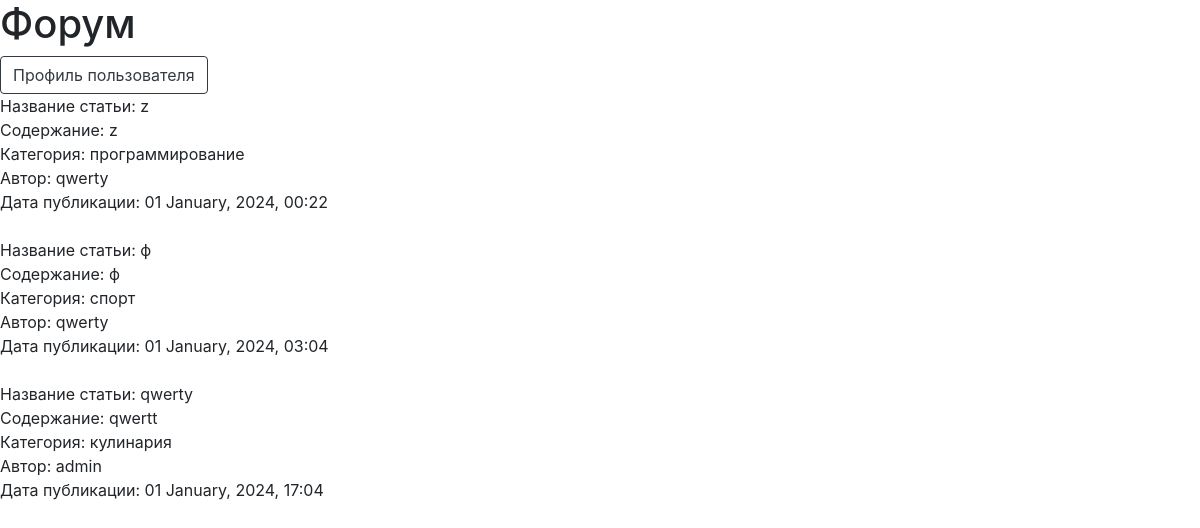
Before: / with the older database file.
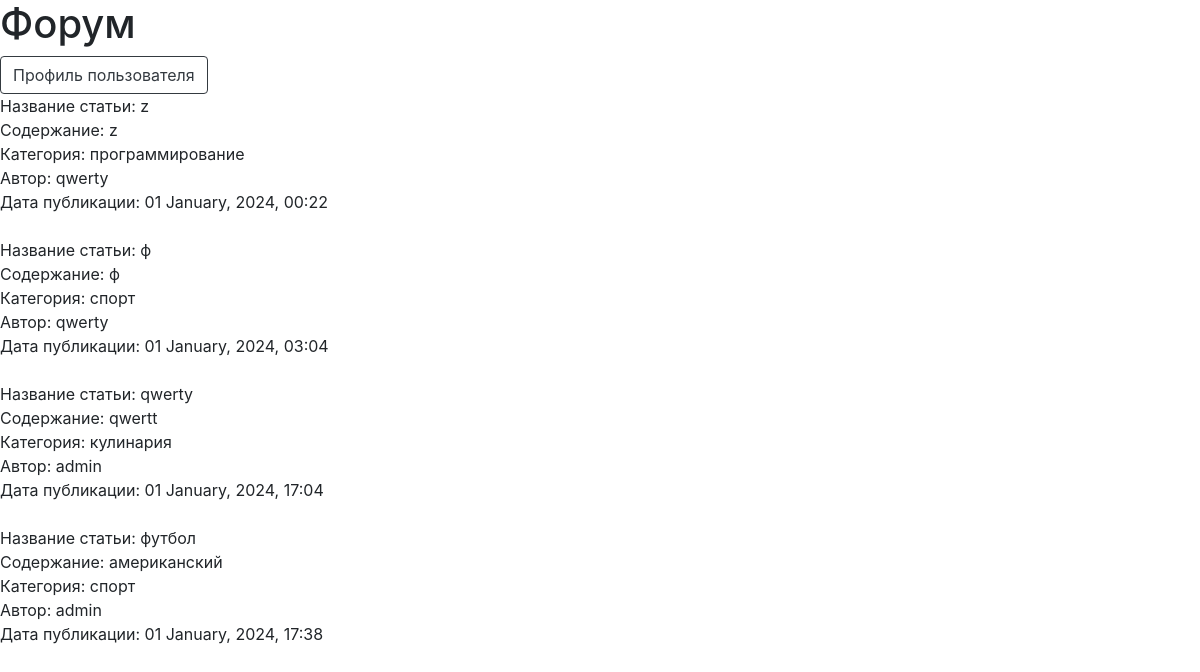
After: the same page with the newer database file.
### models.py (models this page shows)
class Base(DeclarativeBase):
    id: Mapped[int_pk]
    created_at: Mapped[datetime] = Column(DateTime, default=utcnow)

class Article(Base):
    __tablename__ = 'articles'
    name_of_article: Mapped[str]
    text_of_article: Mapped[str]
    user_id: Mapped[int] = mapped_column(ForeignKey('users.id'))
    user: Mapped['User'] = relationship(back_populates='articles')
    categories: Mapped[list['Category']] = relationship(
        back_populates='article',
        cascade='all',
    )

class Category(Base):
    __tablename__ = 'categories'
    name_of_category: Mapped[str]
    article_id: Mapped[int] = mapped_column(ForeignKey('articles.id'))
    article: Mapped['Article'] = relationship(back_populates='categories')

class User(Base, UserMixin):
    __tablename__ = 'users'
    username: Mapped[str]
    email: Mapped[str]
    password: Mapped[str]
    articles: Mapped[list['Article']] = relationship(
        back_populates='user',
        cascade='all'
    )

### app.py (the view)
@app.route('/', methods=['GET'])
def main_page():
    session = SessionFactory()
    articles, categories = upload_articles_and_categories(session)
    return render_template('forum/main_page.html', articles=articles, categories=categories)

### views/main_page/view_main_page.py (called while the page is built)
def upload_articles_and_categories(session):
    articles = session.query(Article).all()
    categories = session.query(Category).all()
    return articles, categories

### templates/forum/main_page.html (shortened to what this page needs)
<!DOCTYPE html>
<html lang="en">
<head>
    <link rel="stylesheet" href="https://stackpath.bootstrapcdn.com/bootstrap/4.3.1/css/bootstrap.min.css">
</head>
<body>
<h1>Форум</h1>
<div>
    <button onclick="window.location.href='{{ url_for('your_profile_page') }}';" type="button" class="btn btn-outline-dark">Профиль пользователя</button>
</div>
{% for article in articles %}
    <div>Название статьи: {{ article.name_of_article }}</div>
    <div>Содержание: {{ article.text_of_article }}</div>
    {% if article.categories %}
        <div>Категория:
            {% for category in article.categories %}
                {{ category.name_of_category }}
            {% endfor %}
        </div>
    {% endif %}
    <div>Автор: {{ article.user.username }}</div>
    <div>Дата публикации: {{ article.created_at.strftime('%d %B, %Y, %H:%M') }}</div>
    <br>
{% endfor %}
</body>
</html>

Changed rows visible on the page:
added Article: name_of_article "футбол", text_of_article "американский", user.username "admin", created_at "01 January, 2024, 17:38"
added Category: name_of_category "спорт", shown under "футбол"
